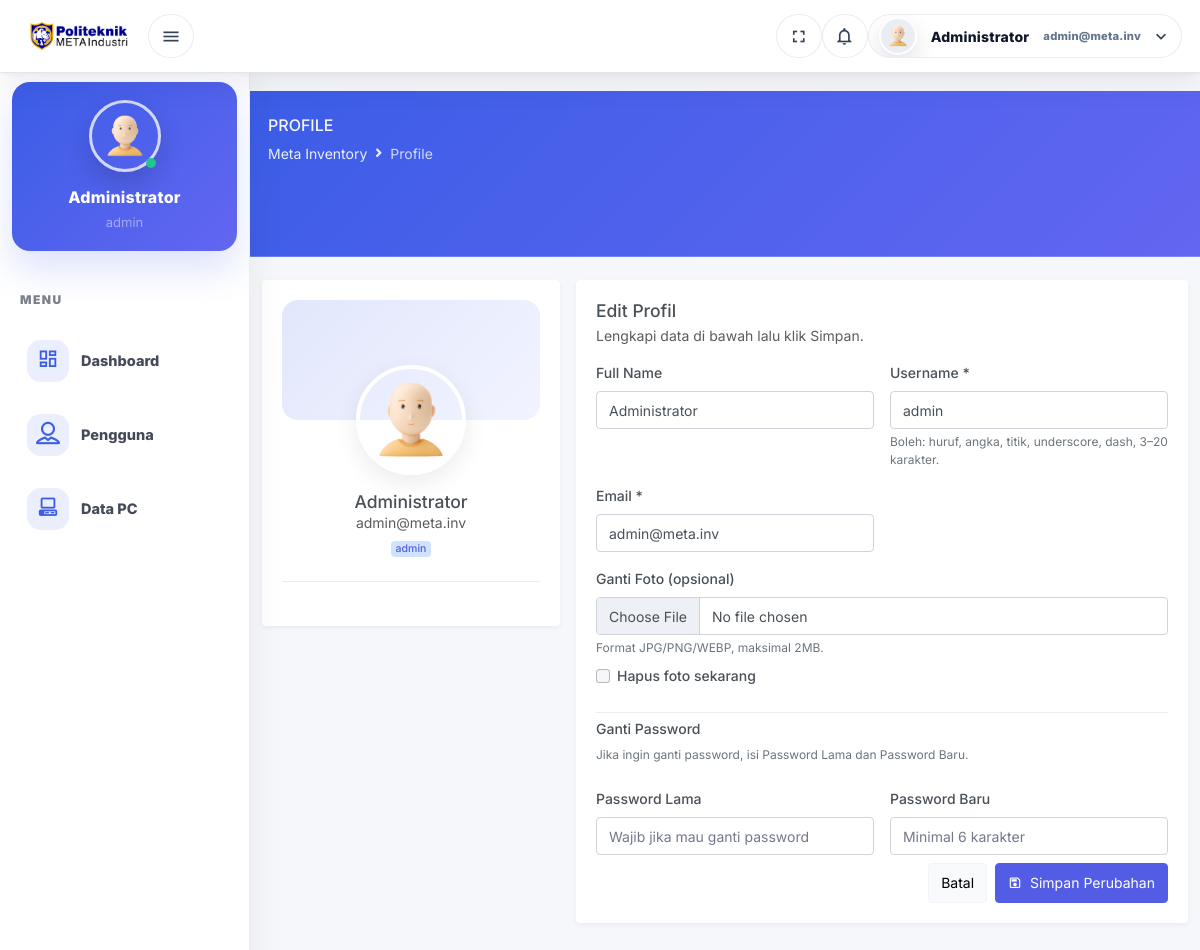
The page /dist/profile/profile.php (signed in) on the database its author committed.
### tables this page shows
CREATE TABLE users (
    user_id INT AUTO_INCREMENT PRIMARY KEY,
    public_id VARCHAR(32) UNIQUE NOT NULL,
    username VARCHAR(50) UNIQUE NOT NULL,
    password_hash VARCHAR(255) NOT NULL,
    full_name VARCHAR(100),
    email VARCHAR(100),
    role ENUM('admin', 'pic', 'user') DEFAULT 'user',
    is_active TINYINT(1) DEFAULT 1,
    photo VARCHAR(255),
    last_login_at TIMESTAMP NULL,
    created_at TIMESTAMP DEFAULT CURRENT_TIMESTAMP,
    updated_at TIMESTAMP DEFAULT CURRENT_TIMESTAMP ON UPDATE CURRENT_TIMESTAMP
);

### dist/partials/app_context.php (called while the page is built, shortened)
<?php
$BASE_URL = "/HTML/dist/";
$sessionUser = $_SESSION["user"] ?? [];
$userId   = (int)($sessionUser["user_id"] ?? 0);
$email    = $sessionUser["email"] ?? "";
$fullName = $sessionUser["full_name"] ?? $email;
$role     = $sessionUser["role"] ?? "User";
$stmt = $pdo->prepare("SELECT email, full_name, role, is_active, photo FROM users WHERE user_id = ? LIMIT 1");
$stmt->execute([$userId]);
$dbUser = $stmt->fetch(PDO::FETCH_ASSOC);
$email    = $dbUser["email"] ?? $email;
$fullName = $dbUser["full_name"] ?: ($fullName ?: $email);
$role     = $dbUser["role"] ?: $role;
$photoDb = $dbUser["photo"] ?? "";
$photo = get_user_photo($photoDb);

### dist/partials/helpers.php (called while the page is built, shortened)
<?php
function get_user_photo($photoDb) {
    global $BASE_URL;
    $base = $BASE_URL ?? "/HTML/dist/";
    if (!$photoDb) {
        return $base . "assets/images/default-avatar.png";
    }
    return $base . ltrim($photoDb, "/");
}

### dist/partials/auth.php (called while the page is built, shortened)
<?php
require_once __DIR__ . "/../config/db.php";
$sessionUser = $_SESSION["user"];
$userId   = (int)$sessionUser["user_id"];
$stmt = $pdo->prepare("SELECT email, full_name, role, is_active, photo FROM users WHERE user_id = ? LIMIT 1");
$stmt->execute([$userId]);

### dist/partials/bootstrap.php (called while the page is built, shortened)
<?php
$BASE_URL = "/HTML/dist/";
require_once __DIR__ . "/../config/db.php";
require_once __DIR__ . "/helpers.php";
require_once __DIR__ . "/auth.php";

### dist/profile/profile.php (the view, shortened to what this page needs)
<?php
require_once __DIR__ . "/../partials/bootstrap.php";
require_once __DIR__ . "/../partials/app_context.php";
$pageTitle  = "Profile";
$stmt = $pdo->prepare("SELECT user_id, username, email, full_name, role, photo FROM users WHERE user_id = ? LIMIT 1");
$stmt->execute([$userId]);
$u = $stmt->fetch(PDO::FETCH_ASSOC);
require_once __DIR__ . "/../partials/layout_start.php";
?>
<div class="page-title-box">
  <div class="container-fluid">
    <div class="row align-items-center">
      <div class="col-md-6">
        <div class="page-title">
          <h4><?= htmlspecialchars($pageTitle) ?></h4>
          <ol class="breadcrumb m-0">
            <li class="breadcrumb-item">Meta Inventory</li>
            <li class="breadcrumb-item active">Profile</li>
          </ol>
        </div>
      </div>
    </div>
  </div>
</div>
<div class="row g-3">
  <div class="col-lg-4">
    <div class="card">
      <div class="card-body">
        <div class="profile-cover"></div>
        <div class="text-center">
          <img id="avatarPreview" src="<?= htmlspecialchars($photo) ?>" class="avatar-xl2" alt="avatar">
          <h5 class="mt-3 mb-0"><?= htmlspecialchars($fullName) ?></h5>
          <div class="text-muted"><?= htmlspecialchars($email) ?></div>
          <span class="badge bg-primary-subtle text-primary mt-2"><?= htmlspecialchars($role) ?></span>
        </div>
        <hr class="my-4">
      </div>
    </div>
  </div>
  <div class="col-lg-8">
    <div class="card">
      <div class="card-body">
        <h5 class="mb-1">Edit Profil</h5>
        <div class="text-muted mb-3">Lengkapi data di bawah lalu klik Simpan.</div>
        <form method="post" action="<?= $BASE_URL ?>profile/profile-update.php" enctype="multipart/form-data">
          <div class="row g-3">
            <div class="col-md-6">
              <label class="form-label">Full Name</label>
              <input class="form-control" name="full_name"
                     value="<?= htmlspecialchars($u["full_name"] ?? "") ?>"
                     placeholder="Nama lengkap">
            </div>
            <div class="col-md-6">
              <label class="form-label">Username *</label>
              <input class="form-control" name="username"
                    value="<?= htmlspecialchars($u["username"] ?? "") ?>"
                    placeholder="username" required>
              <div class="helper-text mt-1">Boleh: huruf, angka, titik, underscore, dash, 3–20 karakter.</div>
            </div>
            <div class="col-md-6">
              <label class="form-label">Email *</label>
              <input class="form-control" name="email"
                     value="<?= htmlspecialchars($u["email"] ?? $email) ?>" required>
            </div>
            <div class="col-12">
              <label class="form-label">Ganti Foto (opsional)</label>
              <input id="photoInput" type="file" class="form-control" name="photo" accept="image/png,image/jpeg,image/webp">
              <div class="helper-text mt-1">Format JPG/PNG/WEBP, maksimal 2MB.</div>
              <div class="form-check mt-2">
                <input class="form-check-input" type="checkbox" name="remove_photo" id="remove_photo" value="1">
                <label class="form-check-label" for="remove_photo">Hapus foto sekarang</label>
              </div>
            </div>
            <div class="col-12">
              <hr class="my-2">
              <h6 class="mb-2">Ganti Password</h6>
              <div class="helper-text mb-2">
                Jika ingin ganti password, isi Password Lama dan Password Baru.
              </div>
            </div>
            <div class="col-md-6">
              <label class="form-label">Password Lama</label>
              <input type="password" class="form-control" name="old_password" placeholder="Wajib jika mau ganti password">
            </div>
            <div class="col-md-6">
              <label class="form-label">Password Baru</label>
              <input type="password" class="form-control" name="new_password" placeholder="Minimal 6 karakter">
            </div>
            <div class="col-12 d-flex gap-2 justify-content-end mt-2">
              <a href="<?= $BASE_URL ?>index.php" class="btn btn-light">Batal</a>
              <button type="submit" class="btn btn-primary">
                <i class="mdi mdi-content-save-outline me-1"></i> Simpan Perubahan
              </button>
            </div>
          </div>
        </form>
      </div>
    </div>
  </div>
</div>
<?php require_once __DIR__ . "/../partials/layout_end.php"; ?>

### dist/partials/topbar.php (shortened to what this page needs)
<header id="page-topbar">
                <div class="navbar-header">
                    <div class="d-flex">
                    <div class="navbar-brand-box d-flex align-items-center gap-2">
                    <a href="/HTML/dist/index.php" class="topbar-logo-wrap d-flex align-items-center">
                        <img src="/HTML/dist/assets/images/logo-meta copy.png"
                            alt="Meta Inventory"
                            class="topbar-logo-img">
                    </a>
                    <button type="button"
                            class="btn header-item waves-effect topbar-hamburger"
                            id="vertical-menu-btn"
                            aria-label="Toggle menu">
                        <i class="mdi mdi-menu"></i>
                    </button>
                    </div>
                    </div>
                    <div class="d-flex">
                        <div class="dropdown d-none d-lg-inline-block ms-1">
                            <button type="button" class="btn header-item noti-icon waves-effect" data-toggle="fullscreen">
                                <i class="mdi mdi-fullscreen"></i>
                            </button>
                        </div>
                        <div class="dropdown d-inline-block">
                            <button type="button" class="btn header-item noti-icon waves-effect" id="page-header-notifications-dropdown"
                                data-bs-toggle="dropdown" aria-haspopup="true" aria-expanded="false">
                                <i class="mdi mdi-bell-outline bx-tada"></i>
                            </button>
                    </div>
                     <div class="dropdown d-inline-block">
                        <button type="button" class="btn header-item waves-effect" id="page-header-user-dropdown"
                            data-bs-toggle="dropdown" aria-haspopup="true" aria-expanded="false">
                            <img class="rounded-circle header-profile-user"
                            src="<?= htmlspecialchars($photo) ?>"
                            alt="Header Avatar">
                            <span class="d-none d-xl-inline-block ms-1">
                                <?= htmlspecialchars($fullName) ?>
                            </span>
                            <small class="d-none d-xl-inline-block text-muted ms-1">
                                <?= htmlspecialchars($email) ?>
                            </small>
                            <i class="mdi mdi-chevron-down d-none d-xl-inline-block"></i>
                        </button>
                    </div>
                </div>
                </div>
            </header>

### dist/profile/profile.php (style rules this page uses)
.profile-cover { height: 120px; background: linear-gradient(135deg, rgba(59,93,231,.15), rgba(120,140,255,.10)); border-radius: 16px; }
.avatar-xl2 { width: 110px; height: 110px; border-radius: 50%; object-fit: cover; border: 4px solid #fff; box-shadow: 0 8px 24px rgba(0,0,0,.08); margin-top: -55px; }
.helper-text { font-size: 12px; color: #6c757d; }

### rows shown on the page
users: full_name "Administrator", username "admin", email "admin@meta.inv"

### other values the page prints
$email "admin@meta.inv"
$fullName "Administrator"
$role "admin"
$pageTitle "PROFILE"
